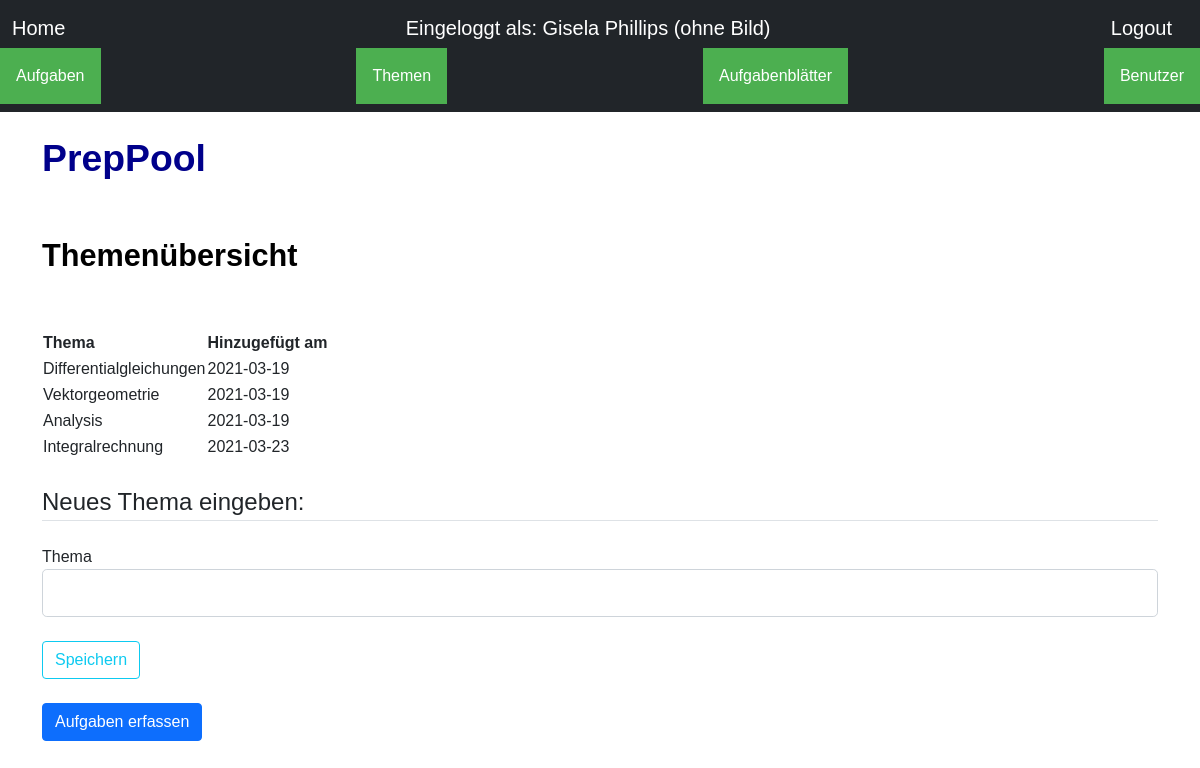
Page /topics/new_topic/ (signed in) on the earlier database version.
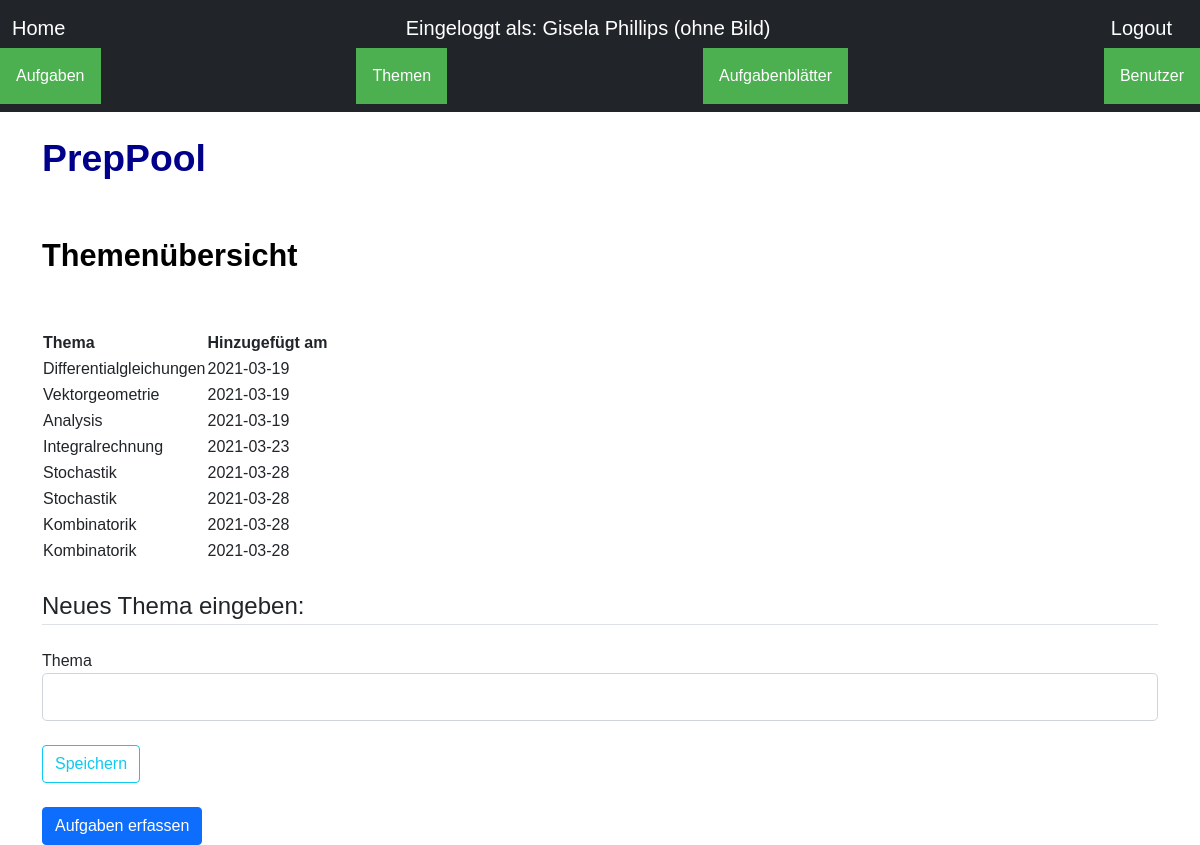
Same page on the later database version.
### app/users/models.py (models this page shows, shortened)
class User(db.Model, UserMixin):
    id = db.Column(db.Integer, primary_key=True)
    username=db.Column(db.String(20), unique=True, nullable=False)
    email=db.Column(db.String(120), unique=True, nullable=False)
    image_file=db.Column(db.String(20), nullable=False, default='default.jpg')
    password=db.Column(db.String(60), nullable=False)
    posts=db.relationship('Post', backref='autor', lazy=True)
    topics=db.relationship('Topic', backref='autor', lazy=True)
    sheets=db.relationship('Sheet', backref='autor', lazy=True)

### app/topics/models.py (models this page shows, shortened)
class Topic(db.Model):
    id =db.Column(db.Integer, primary_key=True)
    content = db.Column(db.String(200), nullable = False)
    date_created = db.Column(db.DateTime, default=datetime.utcnow)
    user_id = db.Column(db.Integer, db.ForeignKey('user.id'), nullable=False)

### app/topics/views.py (the view)
@topicmod.route('/new_topic/', methods=[ 'GET','POST'])
@login_required
def new_topic():
    form =TopicForm()
    if form.validate_on_submit():
        add_topic_to_db(form)
        return redirect(url_for('topics.new_topic'))
    else:
        topics = Topic.query.filter_by(user_id=current_user.id).all()
        return render_template("topics/new_topic.html", topics=topics,form=form)

### app/topics/forms.py
class TopicForm(FlaskForm):
    topic=StringField('Thema', validators=[DataRequired()])
    submit=SubmitField('Speichern')

### app/users/models.py (called while the page is built)
@login_manager.user_loader
def load_user(user_id):
    return User.query.get(int(user_id))

### app/templates/topics/new_topic.html (shortened to what this page needs)
{% extends 'base.html' %}
{%block head  %}
<link rel="stylesheet" href="{{ url_for('static', filename='css/style.css') }}">
{% endblock%}
{%block body  %}
<br>
<h1>PrepPool</h1>
    <br>
<br>
<div class="content">
    <h2 style="text-align: left"> Themenübersicht</h2>
    <br>
    <br>
    <table id = "tables">
        <tr>
            <th>Thema</th>
            <th>Hinzugefügt am</th>
        </tr>
        {% for topic in topics %}
        <tr>
            <td>{{topic.content}}</td>
            <td>{{topic.date_created.date()}}</td>
        </tr>
        {% endfor %}
    </table>
 <div class="content-section">
    <form method="POST" action="">
        <br>
        <fieldset class="form-group">
            <legend class="border-bottom mb-4"> Neues Thema eingeben: </legend>
            <div class="form-group">
            {{ form.topic.label(class="form-control-label") }}
            {%if form.topic.errors%}
                {{ form.topic(class="form-control form-control-lg is-invalid") }}
            <div class="invalid-feedback">
                {%for error in form.topic.errors%}
                <span> {{error}} </span>
                  {%endfor%}
                </div>
              {%else%}
              {{form.topic (class="form-control form-control-lg") }}
              {%endif%}
            </div>
        </fieldset>
        <br>
        <div class="form-group">
        {{form.submit(class="btn btn-outline-info") }}
        </div>
        <br>
    </form>
</div>
<a class="btn btn-primary" href="/posts/new_post" role="button">Aufgaben erfassen
</a>
<br>
{% endblock%}

### app/templates/base.html (shortened to what this page needs)
<!DOCTYPE html>
<html>
<head>
    <link rel='stylesheet' type='text/css' media='screen' href='style.css'>
    <link href="https://cdn.jsdelivr.net/npm/bootstrap@5.0.0-beta1/dist/css/bootstrap.min.css" rel="stylesheet"
>
    <link rel="stylesheet" href="static/css/style.css">
    {%block head %} {% endblock%}
</head>
<body>
    <nav class="navbar navbar-dark bg-dark" aria-label="First navbar example">
        <div class="container-fluid">
            {% if current_user.is_authenticated %}
            <a class="navbar-brand" href="{{ url_for('home2') }}">Home </a>
            <a class="navbar-brand" href="{{ url_for('users.users') }}">Eingeloggt als: {{current_user.username}}</a>
            <a class="navbar-brand" href="/users/logout">Logout</a>
        </div>
        <div class="dropdown">
            <button class="dropbtn">Aufgaben</button>
          </div>
          <div class="dropdown">
            <button class="dropbtn">Themen</button>
          </div>
          <div class="dropdown">
            <button class="dropbtn">Aufgabenblätter</button>
          </div>
          <div class="dropdown">
            <button class="dropbtn">Benutzer</button>
          </div>
            {%else%}
            <a class="navbar-brand" href="{{ url_for('home') }}">Home</a>
            <a class="navbar-brand" href="/users/register">Registrieren Sie sich</a>
            <a class="navbar-brand" href="/users/login" tabindex="-1" aria-disabled="true">Log In</a>
            {%endif%}
    </nav>
  <div class="container">
  {% block body %}
  {% endblock %}
</body>
</html>

### app/static/css/style.css (style rules this page uses)
body { font-family: Arial, Helvetica, sans-serif; }
h1 { color: darkblue; font-size: 28pt; font-weight:bold; }
h2 { color: black; font-size: 23pt; font-weight:bold; }

### app/templates/base.html (style rules this page uses)
.dropbtn { background-color: #4CAF50; color: white; padding: 16px; font-size: 16px; border: none; }
.dropdown { position: relative; display: inline-block; }

Differences in the rows shown:
added Topic: content "Stochastik", date_created "2021-03-28"
added Topic: content "Stochastik", date_created "2021-03-28"
added Topic: content "Kombinatorik", date_created "2021-03-28"
added Topic: content "Kombinatorik", date_created "2021-03-28"
